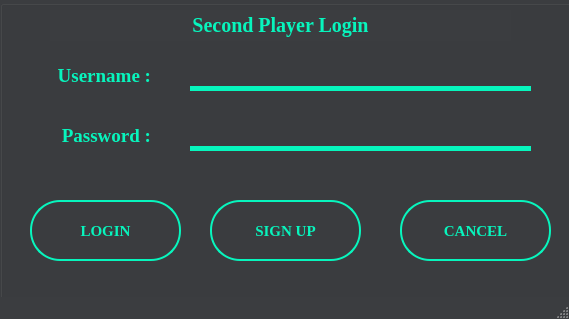
<?xml version="1.0" encoding="UTF-8"?>
<ui version="4.0">
 <class>sec_player_login</class>
 <widget class="QMainWindow" name="sec_player_login">
  <property name="geometry">
   <rect>
    <x>0</x>
    <y>0</y>
    <width>569</width>
    <height>319</height>
   </rect>
  </property>
  <property name="windowTitle">
   <string>MainWindow</string>
  </property>
  <property name="styleSheet">
   <string notr="true">QMainWindow
{
background-color:rgb(59, 61, 64);
}</string>
  </property>
  <widget class="QWidget" name="centralwidget">
   <widget class="QGroupBox" name="groupBox">
    <property name="geometry">
     <rect>
      <x>0</x>
      <y>0</y>
      <width>581</width>
      <height>331</height>
     </rect>
    </property>
    <property name="styleSheet">
     <string notr="true">QGroupBox
{
background-color:rgb(59, 61, 64);
color:black;
}</string>
    </property>
    <property name="title">
     <string/>
    </property>
    <widget class="QLabel" name="label_username">
     <property name="geometry">
      <rect>
       <x>30</x>
       <y>60</y>
       <width>121</width>
       <height>31</height>
      </rect>
     </property>
     <property name="font">
      <font>
       <family>Times New Roman</family>
       <pointsize>14</pointsize>
       <italic>false</italic>
       <bold>true</bold>
      </font>
     </property>
     <property name="styleSheet">
      <string notr="true">QLabel
{
color:rgb(7, 245, 189);
}</string>
     </property>
     <property name="text">
      <string>Username :</string>
     </property>
     <property name="alignment">
      <set>Qt::AlignRight|Qt::AlignTrailing|Qt::AlignVCenter</set>
     </property>
    </widget>
    <widget class="QLabel" name="label_password">
     <property name="geometry">
      <rect>
       <x>30</x>
       <y>120</y>
       <width>121</width>
       <height>31</height>
      </rect>
     </property>
     <property name="font">
      <font>
       <family>Times New Roman</family>
       <pointsize>14</pointsize>
       <bold>true</bold>
      </font>
     </property>
     <property name="styleSheet">
      <string notr="true">QLabel
{
color:rgb(7, 245, 189);
}</string>
     </property>
     <property name="text">
      <string>Password :</string>
     </property>
     <property name="alignment">
      <set>Qt::AlignRight|Qt::AlignTrailing|Qt::AlignVCenter</set>
     </property>
    </widget>
    <widget class="QLineEdit" name="lineEdit_username">
     <property name="geometry">
      <rect>
       <x>190</x>
       <y>60</y>
       <width>341</width>
       <height>31</height>
      </rect>
     </property>
     <property name="font">
      <font>
       <family>Times New Roman</family>
       <pointsize>12</pointsize>
       <bold>true</bold>
      </font>
     </property>
     <property name="styleSheet">
      <string notr="true">QLineEdit
{
color: rgb(7, 245, 189);
border:none;
background-color:transparent;
border-bottom:5px solid  rgb(7, 245, 189);
}
QLineEdit::Focus
{
border:5px solid rgb(7, 245, 189);
}</string>
     </property>
    </widget>
    <widget class="QLineEdit" name="lineEdit_password">
     <property name="geometry">
      <rect>
       <x>190</x>
       <y>120</y>
       <width>341</width>
       <height>31</height>
      </rect>
     </property>
     <property name="font">
      <font>
       <family>Times New Roman</family>
       <pointsize>12</pointsize>
       <bold>true</bold>
      </font>
     </property>
     <property name="styleSheet">
      <string notr="true">QLineEdit
{
color: rgb(7, 245, 189);
border:none;
background-color:transparent;
border-bottom:5px solid  rgb(7, 245, 189);
}
QLineEdit::Focus
{
border:5px solid rgb(7, 245, 189);
}</string>
     </property>
     <property name="echoMode">
      <enum>QLineEdit::Password</enum>
     </property>
     <property name="alignment">
      <set>Qt::AlignBottom|Qt::AlignLeading|Qt::AlignLeft</set>
     </property>
    </widget>
    <widget class="QPushButton" name="button_cancel">
     <property name="geometry">
      <rect>
       <x>400</x>
       <y>200</y>
       <width>151</width>
       <height>61</height>
      </rect>
     </property>
     <property name="font">
      <font>
       <family>Times New Roman</family>
       <pointsize>11</pointsize>
       <bold>true</bold>
      </font>
     </property>
     <property name="styleSheet">
      <string notr="true">QPushButton
{
color:rgb(7, 245, 189);
border:none;
background-color:transparent;
border:2px solid rgb(7, 245, 189);
border-radius:30px;
}
QPushButton::Hover
{
color:rgb(59, 61, 64);
background-color:rgb(7, 245, 189);
}</string>
     </property>
     <property name="text">
      <string>CANCEL</string>
     </property>
    </widget>
    <widget class="QPushButton" name="button_sign">
     <property name="geometry">
      <rect>
       <x>210</x>
       <y>200</y>
       <width>151</width>
       <height>61</height>
      </rect>
     </property>
     <property name="font">
      <font>
       <family>Times New Roman</family>
       <pointsize>11</pointsize>
       <bold>true</bold>
      </font>
     </property>
     <property name="styleSheet">
      <string notr="true">QPushButton
{
color:rgb(7, 245, 189);
border:none;
background-color:transparent;
border:2px solid rgb(7, 245, 189);
border-radius:30px;
}
QPushButton::Hover
{
color:rgb(59, 61, 64);
background-color:rgb(7, 245, 189);
}</string>
     </property>
     <property name="text">
      <string>SIGN UP</string>
     </property>
    </widget>
    <widget class="QPushButton" name="Button_login">
     <property name="geometry">
      <rect>
       <x>30</x>
       <y>200</y>
       <width>151</width>
       <height>61</height>
      </rect>
     </property>
     <property name="font">
      <font>
       <family>Times New Roman</family>
       <pointsize>11</pointsize>
       <bold>true</bold>
      </font>
     </property>
     <property name="styleSheet">
      <string notr="true">QPushButton
{
color:rgb(7, 245, 189);
border:none;
background-color:transparent;
border:2px solid rgb(7, 245, 189);
border-radius:30px;
}
QPushButton::Hover
{
color:rgb(59, 61, 64);
background-color:rgb(7, 245, 189);
}</string>
     </property>
     <property name="text">
      <string>LOGIN</string>
     </property>
    </widget>
    <widget class="QLabel" name="label">
     <property name="geometry">
      <rect>
       <x>50</x>
       <y>10</y>
       <width>461</width>
       <height>31</height>
      </rect>
     </property>
     <property name="font">
      <font>
       <family>Times New Roman</family>
       <pointsize>15</pointsize>
       <bold>true</bold>
      </font>
     </property>
     <property name="styleSheet">
      <string notr="true">QLabel
{
background-color:rgb(59, 61, 64);
color:rgb(7, 245, 189);
}</string>
     </property>
     <property name="text">
      <string>Second Player Login</string>
     </property>
     <property name="alignment">
      <set>Qt::AlignCenter</set>
     </property>
    </widget>
   </widget>
  </widget>
  <widget class="QMenuBar" name="menubar">
   <property name="geometry">
    <rect>
     <x>0</x>
     <y>0</y>
     <width>569</width>
     <height>25</height>
    </rect>
   </property>
  </widget>
  <widget class="QStatusBar" name="statusbar"/>
 </widget>
 <resources/>
 <connections/>
</ui>
